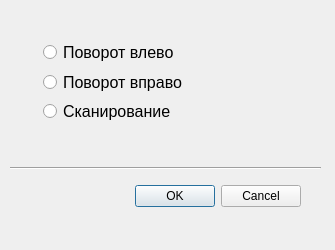
<?xml version="1.0" encoding="UTF-8"?>
<ui version="4.0">
 <class>Dialog</class>
 <widget class="QDialog" name="Dialog">
  <property name="geometry">
   <rect>
    <x>0</x>
    <y>0</y>
    <width>335</width>
    <height>250</height>
   </rect>
  </property>
  <property name="windowTitle">
   <string>Dialog</string>
  </property>
  <widget class="QDialogButtonBox" name="buttonBox">
   <property name="geometry">
    <rect>
     <x>10</x>
     <y>180</y>
     <width>291</width>
     <height>32</height>
    </rect>
   </property>
   <property name="orientation">
    <enum>Qt::Horizontal</enum>
   </property>
   <property name="standardButtons">
    <set>QDialogButtonBox::Cancel|QDialogButtonBox::Ok</set>
   </property>
  </widget>
  <widget class="Line" name="line">
   <property name="geometry">
    <rect>
     <x>10</x>
     <y>160</y>
     <width>311</width>
     <height>16</height>
    </rect>
   </property>
   <property name="sizePolicy">
    <sizepolicy hsizetype="Minimum" vsizetype="Fixed">
     <horstretch>0</horstretch>
     <verstretch>0</verstretch>
    </sizepolicy>
   </property>
   <property name="minimumSize">
    <size>
     <width>3</width>
     <height>3</height>
    </size>
   </property>
   <property name="orientation">
    <enum>Qt::Horizontal</enum>
   </property>
  </widget>
  <widget class="QWidget" name="">
   <property name="geometry">
    <rect>
     <x>43</x>
     <y>40</y>
     <width>151</width>
     <height>83</height>
    </rect>
   </property>
   <layout class="QVBoxLayout" name="verticalLayout">
    <item>
     <widget class="QRadioButton" name="radioButton">
      <property name="font">
       <font>
        <pointsize>12</pointsize>
       </font>
      </property>
      <property name="text">
       <string>Поворот влево</string>
      </property>
     </widget>
    </item>
    <item>
     <widget class="QRadioButton" name="radioButton_2">
      <property name="font">
       <font>
        <pointsize>12</pointsize>
       </font>
      </property>
      <property name="text">
       <string>Поворот вправо</string>
      </property>
     </widget>
    </item>
    <item>
     <widget class="QRadioButton" name="radioButton_3">
      <property name="font">
       <font>
        <pointsize>12</pointsize>
       </font>
      </property>
      <property name="text">
       <string>Сканирование</string>
      </property>
     </widget>
    </item>
   </layout>
  </widget>
 </widget>
 <resources/>
 <connections>
  <connection>
   <sender>buttonBox</sender>
   <signal>accepted()</signal>
   <receiver>Dialog</receiver>
   <slot>accept()</slot>
   <hints>
    <hint type="sourcelabel">
     <x>248</x>
     <y>254</y>
    </hint>
    <hint type="destinationlabel">
     <x>157</x>
     <y>274</y>
    </hint>
   </hints>
  </connection>
  <connection>
   <sender>buttonBox</sender>
   <signal>rejected()</signal>
   <receiver>Dialog</receiver>
   <slot>reject()</slot>
   <hints>
    <hint type="sourcelabel">
     <x>316</x>
     <y>260</y>
    </hint>
    <hint type="destinationlabel">
     <x>286</x>
     <y>274</y>
    </hint>
   </hints>
  </connection>
 </connections>
</ui>
